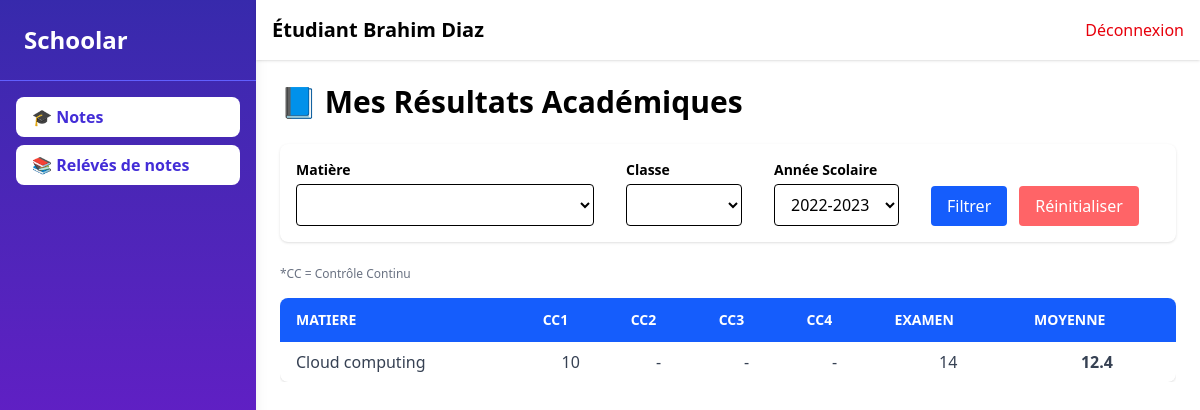
The app's page /etudiant_note/ (signed in) with its own data.
### core/models.py (models this page shows, shortened)
class Utilisateur(AbstractUser):
    adresse = models.CharField(max_length=255)
    email = models.EmailField(unique=True)
    @property
    def is_etudiant(self):
        return hasattr(self, 'etudiant')
    @property
    def is_prof(self):
        return hasattr(self, 'prof')

class Note(models.Model):
    inscription = models.ForeignKey(Inscription, on_delete=models.CASCADE)
    matiere = models.ForeignKey(Matiere, on_delete=models.CASCADE)
    type = models.ForeignKey(Type, on_delete=models.CASCADE)
    note = models.CharField(max_length=10)
    commentaire = models.TextField(blank=True, null=True)
    date_eval = models.DateTimeField(blank=True, null=True)
    date_crea = models.DateTimeField(auto_now_add=True)

class Matiere(models.Model):
    nom = models.CharField(max_length=255)
    coefficient = models.IntegerField()
    profs = models.ManyToManyField(Prof, related_name="matieres")
    dateCreat = models.DateTimeField(auto_now_add=True)

### core/views.py (the view)
# urls.py: path('etudiant_note/', note_etudiant, name='notes_etudiant'),
@login_required
def note_etudiant(request):
    if not request.user.is_etudiant:
        return redirect("logout")
    etudiant = request.user.etudiant
    matiere_id = request.GET.get("matiere")
    classe_id = request.GET.get("classe")
    annee_id = request.GET.get("annee")
    inscriptions = Inscription.objects.filter(etudiant=etudiant)
    classes = Classe.objects.filter(id__in=inscriptions.values_list("classe_id", flat=True)).distinct()
    matieres = Matiere.objects.filter(id__in=Note.objects.filter(inscription__in=inscriptions).values_list("matiere_id", flat=True)).distinct()
    annees = AnneeScolaire.objects.filter(id__in=inscriptions.values_list("annee_id", flat=True)).distinct().order_by("nom")
    if not annee_id and annees.exists():
        annee_id = str(annees.first().id)
    if annee_id:
        inscriptions = inscriptions.filter(annee_id=annee_id)
    if classe_id:
        inscriptions = inscriptions.filter(classe_id=classe_id)
    if matiere_id:
        try:
            matiere = Matiere.objects.get(id=matiere_id)
        except Matiere.DoesNotExist:
            matiere = None
            inscriptions = Inscription.objects.none()
        else:
            inscriptions = inscriptions.filter(note__matiere=matiere).distinct()
    else:
        matiere = None
    cc_types = Type.objects.filter(nom__icontains="Controle Continu")
    examen_type = Type.objects.filter(nom__icontains="Examen").first()
    notes_finales = []
    for ins in inscriptions:
        notes_etudiant = Note.objects.filter(inscription=ins)
        matieres_notes = {}
        for note_obj in notes_etudiant:
            mat = note_obj.matiere
            if mat not in matieres_notes:
                matieres_notes[mat] = []
            matieres_notes[mat].append(note_obj)
        for mat, notes_mat in matieres_notes.items():
            cc_notes = [n for n in notes_mat if "Controle Continu" in n.type.nom]
            cc_notes = sorted(cc_notes, key=lambda n: n.date_eval, reverse=True)[:4]
            while len(cc_notes) < 4:
                cc_notes.append(None)
            exam_note = next((n for n in notes_mat if "Examen" in n.type.nom), None)
            total_coef = 0
            total_pondere = 0
            for note_obj in notes_mat:
                try:
                    note_val = float(note_obj.note)
                    pourcentage = note_obj.type.pourcentage
                except (ValueError, TypeError, AttributeError):
                    continue
                total_pondere += note_val * pourcentage
                total_coef += pourcentage
            moyenne = total_pondere / total_coef if total_coef > 0 else 0.0
            notes_finales.append({
                "etudiant": ins.etudiant.utilisateur.get_full_name(),
                "classe": ins.classe.nom,
                "cc_notes": cc_notes,
                "exam_note": exam_note,
                "moyenne": round(moyenne, 2) if moyenne is not None else None,
                "inscription": ins,
                "matiere": mat,
            })
    context = {
        "matieres": matieres,
        "classes": classes,
        "annees": annees,
        "matiere_id": matiere_id,
        "classe_id": classe_id,
        "annee_id": annee_id,
        "notes_finales": notes_finales,
        "user": request.user,
    }
    return render(request, "core/etudiant_note.html", context)

### core/templates/core/etudiant_note.html (shortened to what this page needs)
{% extends "core/base.html" %}
{% block header_title %} Étudiant {{ user.get_full_name }} {% endblock %}
{% block content %}
    <div class="max-w-7xl mx-auto">
    <h1 class="text-3xl font-bold mb-6">📘 Mes Résultats Académiques</h1>
    <form method="get" class="bg-white p-4 rounded-lg shadow mb-6 flex flex-wrap gap-8">
        <div class="flex flex-col">
            <label class="text-sm font-semibold mb-1">Matière</label>
            <select name="matiere" class="border rounded px-4 py-2">
                <option value=""> </option>
                {% for m in matieres %}
                    <option value="{{ m.id }}" {% if m.id|stringformat:"s" == matiere_id %}selected{% endif %}>
                    </option>
                {% endfor %}
            </select>
        </div>
        <div class="flex flex-col">
            <label class="text-sm font-semibold mb-1">Classe</label>
            <select name="classe" class="border rounded px-3 py-2">
                <option value=""> </option>
                {% for c in classes %}
                    <option value="{{ c.id }}" {% if c.id|stringformat:"s" == classe_id %}selected{% endif %}>
                    </option>
                {% endfor %}
            </select>
        </div>
        <div class="flex flex-col">
            <label class="text-sm font-semibold mb-1">Année Scolaire</label>
            <select name="annee" class="border rounded px-3 py-2">
                {% for a in annees %}
                    <option value="{{ a.id }}" {% if a.id|stringformat:"s" == annee_id %}selected{% endif %}>
                        {{ a.nom }}
                    </option>
                {% endfor %}
            </select>
        </div>
        <div class="flex items-end">
            <button type="submit" class="bg-blue-600 text-white px-4 py-2 rounded hover:bg-blue-700">
                Filtrer
            </button>
            <a href="{% url 'notes_etudiant' %}" class="ml-3 bg-red-400 text-white px-4 py-2 rounded hover:bg-gray-400">
                Réinitialiser
            </a>
        </div>
    </form>
    {% if notes_finales %}
    <div class="flex justify-between items-center mb-4">
        <div class="text-gray-500 font-medium text-xs">
            *CC = Contrôle Continu
        </div>
    </div>
    <div class="overflow-x-auto">
        <table class="min-w-full bg-white shadow rounded-lg overflow-hidden">
            <thead class="bg-blue-600 text-white text-sm uppercase text-left">
                <tr>
                    <th class="px-4 py-3">Matiere</th>
                    <th class="px-4 py-3">CC1</th>
                    <th class="px-4 py-3">CC2</th>
                    <th class="px-4 py-3">CC3</th>
                    <th class="px-4 py-3">CC4</th>
                    <th class="px-4 py-3">Examen</th>
                    <th class="px-4 py-3">Moyenne</th>
                </tr>
            </thead>
            <tbody class="text-gray-700 divide-y divide-gray-200">
                {% for note in notes_finales %}
                <tr class="hover:bg-gray-100">
                    <td class="px-4 py-2 font-medium">{{ note.matiere.nom }}</td>
                    {% for cc in note.cc_notes %}
                        <td class="px-4 py-2 text-center">
                            {% if cc %}
                                {{ cc.note }}
                            {% else %}
                                -
                            {% endif %}
                        </td>
                    {% endfor %}
                    <td class="px-4 py-2 text-center">
                        {% if note.exam_note %}
                            {{ note.exam_note.note }}
                        {% else %}
                            -
                        {% endif %}
                    </td>
                    <td class="px-4 py-2 font-bold text-center">
                        {% if note.moyenne %}
                            {{ note.moyenne }}
                        {% else %}
                            -
                        {% endif %}
                    </td>
                </tr>
                {% endfor %}
            </tbody>
        </table>
    </div>
    {% else %}
        <p class="mt-6 text-gray-600 italic">Veuillez sélectionner une matière, une classe et une année pour afficher vos résultats.</p>
    {% endif %}
</div>
{% endblock %}

### records on screen
Utilisateur: get_full_name "Brahim Diaz"
Note: matiere.nom "Cloud computing", exam_note.note "14", moyenne "12.4"
Note: note "10"

### other values on screen
form field annee "2022-2023"
